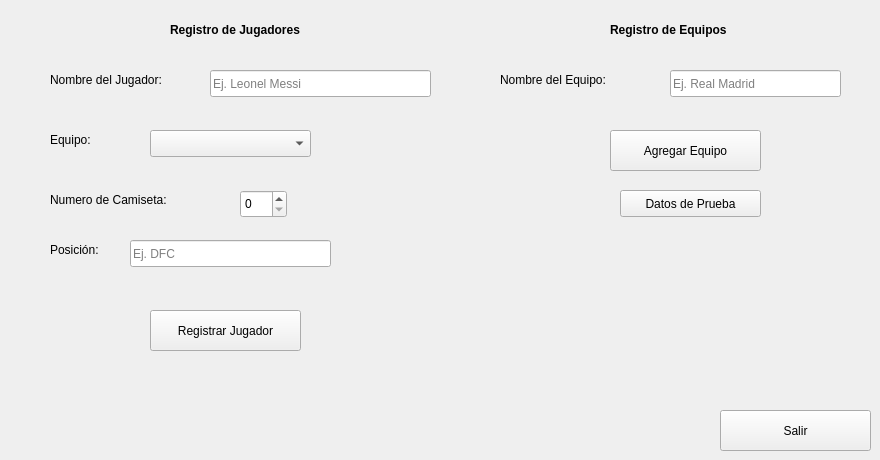
      <widget class="QWidget" name="tab_3">
       <attribute name="title">
        <string>Registro Información </string>
       </attribute>
       <widget class="QPushButton" name="registrojugadores">
        <property name="geometry">
         <rect>
          <x>150</x>
          <y>310</y>
          <width>151</width>
          <height>41</height>
         </rect>
        </property>
        <property name="text">
         <string>Registrar Jugador</string>
        </property>
       </widget>
       <widget class="QLabel" name="label_3">
        <property name="geometry">
         <rect>
          <x>50</x>
          <y>70</y>
          <width>161</width>
          <height>19</height>
         </rect>
        </property>
        <property name="text">
         <string>Nombre del Jugador: </string>
        </property>
       </widget>
       <widget class="QLabel" name="label_4">
        <property name="geometry">
         <rect>
          <x>50</x>
          <y>130</y>
          <width>161</width>
          <height>19</height>
         </rect>
        </property>
        <property name="text">
         <string>Equipo: </string>
        </property>
       </widget>
       <widget class="QLabel" name="label_5">
        <property name="geometry">
         <rect>
          <x>50</x>
          <y>190</y>
          <width>161</width>
          <height>19</height>
         </rect>
        </property>
        <property name="text">
         <string>Numero de Camiseta: </string>
        </property>
       </widget>
       <widget class="QSpinBox" name="spinBoxNumero">
        <property name="geometry">
         <rect>
          <x>240</x>
          <y>190</y>
          <width>47</width>
          <height>28</height>
         </rect>
        </property>
       </widget>
       <widget class="QLineEdit" name="lineEditNombre">
        <property name="geometry">
         <rect>
          <x>210</x>
          <y>70</y>
          <width>221</width>
          <height>27</height>
         </rect>
        </property>
        <property name="placeholderText">
         <string>Ej. Leonel Messi</string>
        </property>
       </widget>
       <widget class="QLabel" name="label_6">
        <property name="geometry">
         <rect>
          <x>50</x>
          <y>240</y>
          <width>70</width>
          <height>19</height>
         </rect>
        </property>
        <property name="text">
         <string>Posición: </string>
        </property>
       </widget>
       <widget class="QLineEdit" name="lineEditPosicion">
        <property name="geometry">
         <rect>
          <x>130</x>
          <y>240</y>
          <width>201</width>
          <height>27</height>
         </rect>
        </property>
        <property name="placeholderText">
         <string>Ej. DFC</string>
        </property>
       </widget>
       <widget class="QLabel" name="label_7">
        <property name="geometry">
         <rect>
          <x>170</x>
          <y>20</y>
          <width>181</width>
          <height>19</height>
         </rect>
        </property>
        <property name="font">
         <font>
          <bold>true</bold>
         </font>
        </property>
        <property name="text">
         <string>Registro de Jugadores </string>
        </property>
       </widget>
       <widget class="QComboBox" name="comboBoxEquipos">
        <property name="geometry">
         <rect>
          <x>150</x>
          <y>130</y>
          <width>161</width>
          <height>27</height>
         </rect>
        </property>
       </widget>
       <widget class="QLabel" name="label_10">
        <property name="geometry">
         <rect>
          <x>610</x>
          <y>20</y>
          <width>161</width>
          <height>19</height>
         </rect>
        </property>
        <property name="font">
         <font>
          <bold>true</bold>
         </font>
        </property>
        <property name="text">
         <string>Registro de Equipos</string>
        </property>
       </widget>
       <widget class="QLabel" name="label_11">
        <property name="geometry">
         <rect>
          <x>500</x>
          <y>70</y>
          <width>161</width>
          <height>19</height>
         </rect>
        </property>
        <property name="text">
         <string>Nombre del Equipo: </string>
        </property>
       </widget>
       <widget class="QLineEdit" name="lineEditEquipo">
        <property name="geometry">
         <rect>
          <x>670</x>
          <y>70</y>
          <width>171</width>
          <height>27</height>
         </rect>
        </property>
        <property name="placeholderText">
         <string>Ej. Real Madrid</string>
        </property>
       </widget>
       <widget class="QPushButton" name="agregarequipo">
        <property name="geometry">
         <rect>
          <x>610</x>
          <y>130</y>
          <width>151</width>
          <height>41</height>
         </rect>
        </property>
        <property name="text">
         <string>Agregar Equipo</string>
        </property>
       </widget>
       <widget class="QPushButton" name="salir">
        <property name="geometry">
         <rect>
          <x>720</x>
          <y>410</y>
          <width>151</width>
          <height>41</height>
         </rect>
        </property>
        <property name="text">
         <string>Salir</string>
        </property>
       </widget>
       <widget class="QPushButton" name="pushButton">
        <property name="geometry">
         <rect>
          <x>620</x>
          <y>190</y>
          <width>141</width>
          <height>27</height>
         </rect>
        </property>
        <property name="text">
         <string>Datos de Prueba</string>
        </property>
       </widget>
      </widget>
